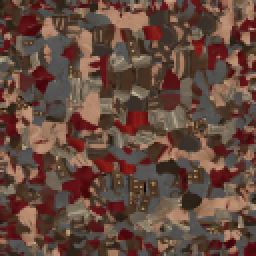
#> input picture models/centurion_centurion.png, 128 x 128 px (shown 2 times larger); its folder holds 2 pictures in this run
$ python grade_photos.py ../../models ../../models/hero_hero.png
#> lines starting #> are read from the running program, lines starting #| are printed output that depends on the picture
# Сведение фото-текстур Poly Haven в одну палитру: меньше цвета, ровный контраст, меньше мелкого шума,
# 16 цветов без дизеринга (как CLUT на PS1). Средний цвет потом задаёт материал (ProcTextures.photo_tint).
# Запуск: python3 tools/textures/grade_photos.py <папка исходников 128×128> textures/photo
# Исходники до сведения — в коммите cf78115 (git show cf78115:textures/photo/<имя>.png).
import sys, os, numpy as np
from PIL import Image
from scipy.ndimage import gaussian_filter
src, dst = sys.argv[1], sys.argv[2]
# имя: (разброс яркости, доля крупных пятен, сглаживание мелочи в пикселях, сколько своего цвета оставить, оттенок)
os.makedirs(dst, exist_ok=True)
STONE=(0.075,0.5,0.7,0.25,(1.0,0.96,0.88))
P = {
 "white_stucco_02":(0.025,0.4,0.6,0.2,(1.0,0.98,0.93)),
 "rough_plaster_03":(0.03,0.35,1.1,0.15,(1.0,0.96,0.88)),
 "white_rough_plaster":(0.06,0.35,0.7,0.2,(1.0,0.96,0.88)),
 "clay_block_wall":(0.06,0.35,0.7,0.3,(1.0,0.9,0.75)),
 "rock_wall_04":(0.10,0.5,0.6,0.15,(1.0,0.95,0.86)),
 "rustic_stone_wall_02":(0.10,0.5,0.6,0.2,(1.0,0.95,0.86)),
 "rock_wall_06":(0.08,0.5,0.6,0.2,(1.0,0.96,0.9)),
 "rock_wall_03":(0.08,0.5,0.6,0.2,(1.0,0.96,0.9)),
 "gravelly_sand":(0.055,0.35,0.8,0.25,(1.0,0.93,0.82)),
 "dirt_floor":(0.055,0.35,0.8,0.25,(1.0,0.93,0.82)),
 "dry_ground_rocks":(0.08,0.5,0.7,0.25,(1.0,0.93,0.82)),
 "rocky_terrain_03":(0.09,0.5,0.6,0.3,(1.0,0.95,0.85)),
 "dark_wooden_planks":(0.12,0.5,0.4,0.5,(1.0,0.85,0.7)),
 "old_wood_floor":(0.12,0.5,0.4,0.5,(1.0,0.85,0.7)),
 "hessian_230":(0.08,0.4,0.4,0.4,(1.0,0.92,0.78)),
 "hessian_380":(0.08,0.4,0.4,0.4,(1.0,0.92,0.78)),
 "jogging_melange":(0.06,0.4,0.4,0.2,(1.0,0.98,0.94)),
}
def lum(a): return a@np.array([0.299,0.587,0.114])
for f in sorted(os.listdir(src)):
    if not f.endswith(".png"): continue
    n=f[:-4]; std_t,lowk,sm,ck,tint=P.get(n,STONE)
    a=np.asarray(Image.open(os.path.join(src,f)).convert("RGB")).astype(float)/255
    L=lum(a); m=L.mean()
#> in lum, `def lum(a): return a@np.array([0.299,0.587,0.114])`:
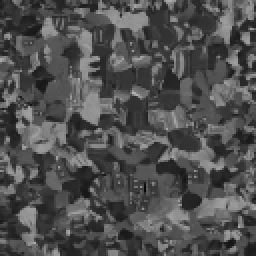
#> returned value: shape (128, 128) float64 (shown 2 times larger); min 0.0285, max 0.724, mean 0.314
#> after `m = L.mean()`: m = 0.314
    Ls=gaussian_filter(L,sm,mode="wrap")              # убрать пиксельный шум
    low=gaussian_filter(L,6,mode="wrap")              # крупные пятна
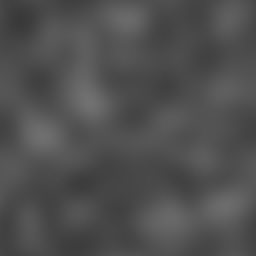
#> low: shape (128, 128) float64 (shown 2 times larger); min 0.226, max 0.445, mean 0.314
    det=Ls-low; lv=low-m
#> after `lv = low - m`:
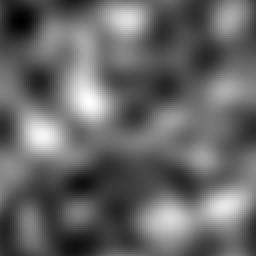
#> lv: shape (128, 128) float64 (shown 2 times larger); min -0.0883, max 0.13, mean 6.29e-17; drawn with min black and max white
    raw=lowk*lv + det                                  # крупные пятна приглушены (меньше видно повтор)
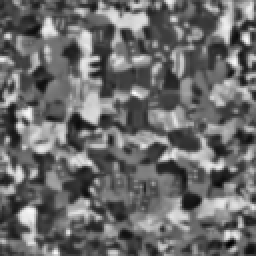
#> raw: shape (128, 128) float64 (shown 2 times larger); min -0.218, max 0.299, mean 5.25e-17; drawn with min black and max white
    Lo=0.5*(1+(raw/max(raw.std(),1e-4))*std_t/0.5)
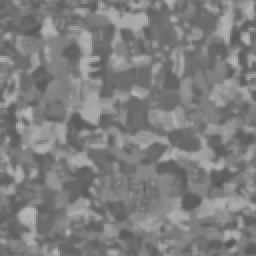
#> Lo: shape (128, 128) float64 (shown 2 times larger); min 0.338, max 0.723, mean 0.5
    chroma=a-L[...,None]
    chroma=gaussian_filter(chroma,(1.5,1.5,0),mode="wrap")
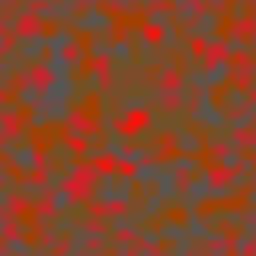
#> chroma: shape (128, 128, 3) float64 (shown 2 times larger); mean R, G, B 0.0817, -0.0276, -0.0724; drawn with min black and max white
    out=Lo[...,None]*np.array(tint)/np.mean(tint)+ck*chroma*(0.5/max(m,0.1))
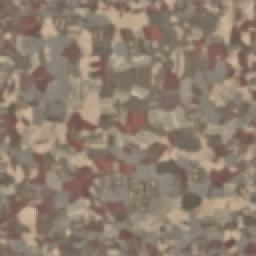
#> out: shape (128, 128, 3) float64 (shown 2 times larger); mean R, G, B 0.561, 0.496, 0.436
    out=np.clip(out,0,1)
    im=Image.fromarray((out*255+0.5).astype(np.uint8))
    im=im.quantize(16,method=Image.Quantize.MEDIANCUT,dither=Image.Dither.NONE).convert("RGB")
    im.save(os.path.join(dst,f),optimize=True)
    print(n, round(m,3), "->", round(float(lum(np.asarray(im)/255.).std()),3))
#| centurion_centurion 0.314 -> 0.075
#> pass 2 of the loop `for f in sorted(os.listdir(src)):`:
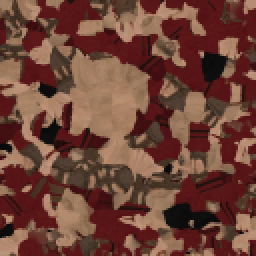
#> input picture models/hero_hero.png, 128 x 128 px (shown 2 times larger)
#> in lum (call 3), `def lum(a): return a@np.array([0.299,0.587,0.114])`:
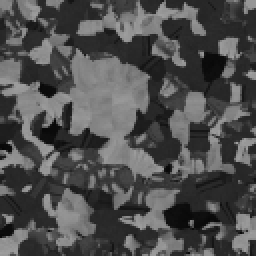
#> returned value: shape (128, 128) float64 (shown 2 times larger); min 0.0263, max 0.64, mean 0.31
#> m = 0.31
#> `out=Lo[...,None]*np.array(tint)/np.mean(tint)+ck*chroma*(0.5/max(m,0.1))`:
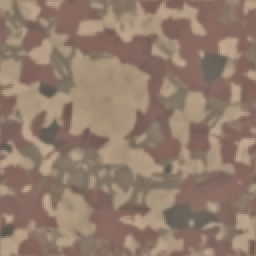
#> out: shape (128, 128, 3) float64 (shown 2 times larger); mean R, G, B 0.578, 0.489, 0.427
#| hero_hero 0.31 -> 0.075
